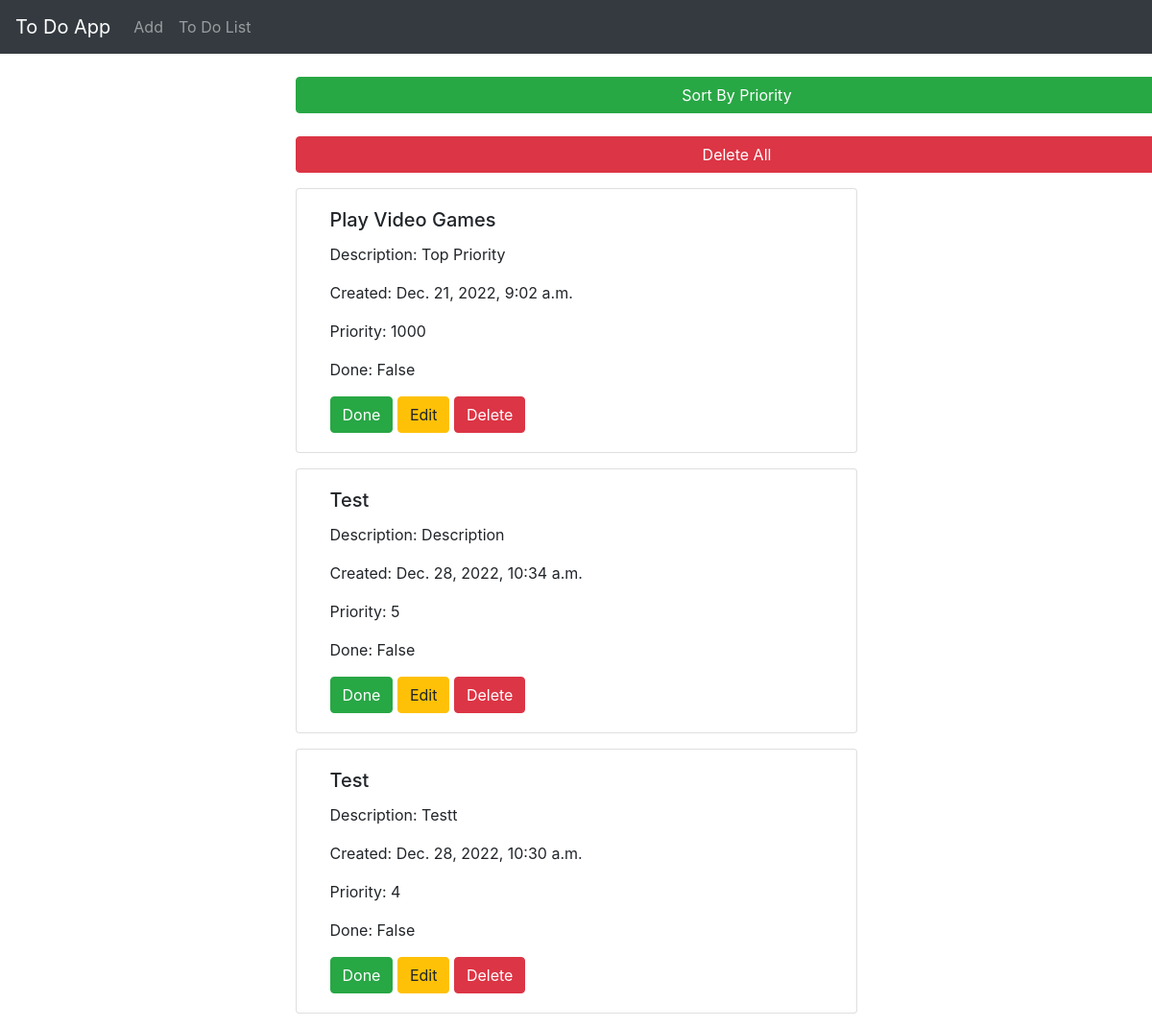
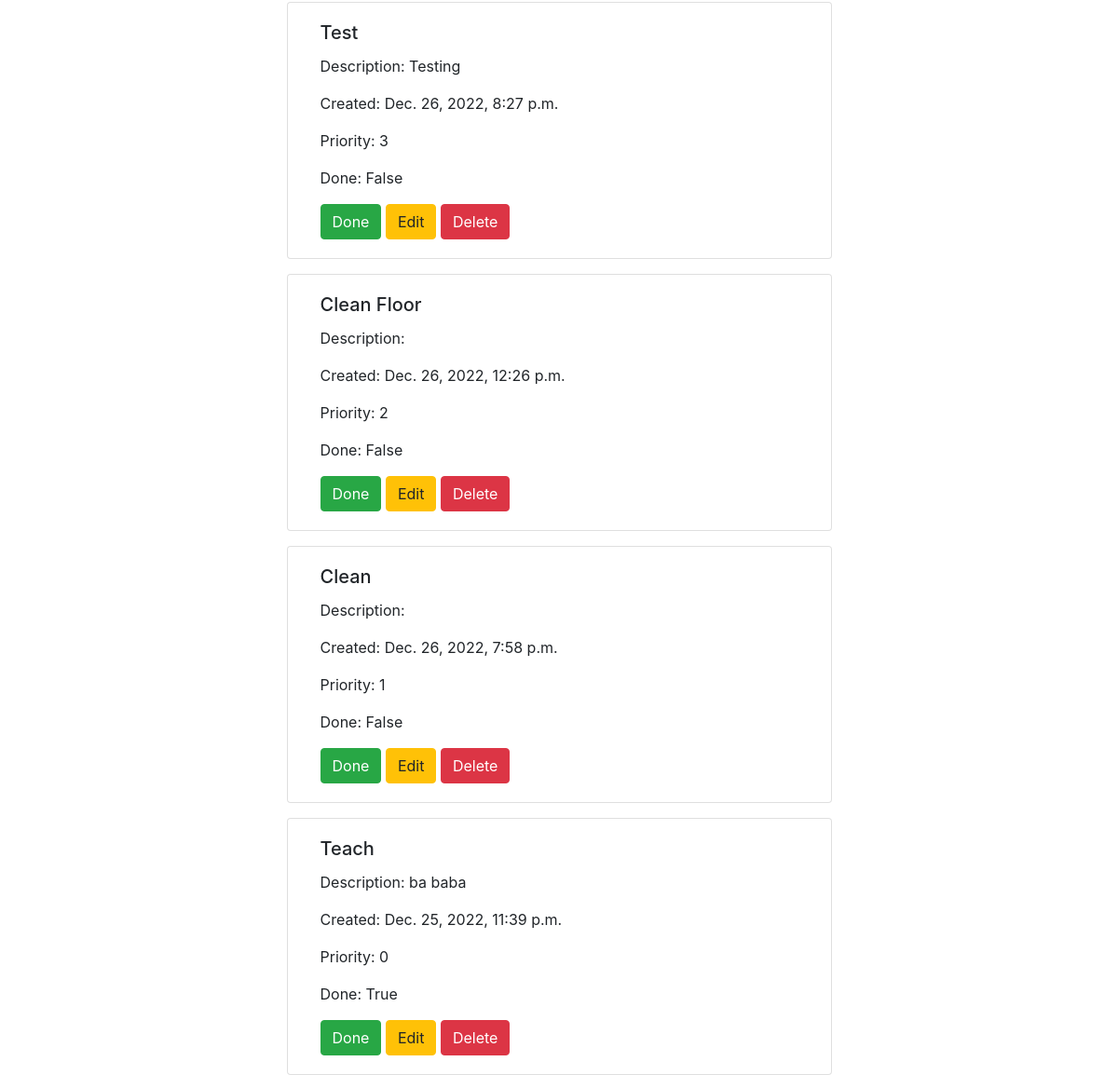
Screenshot of /sortdata with the database file from the repository (2 pictures, top to bottom).
### todoapp/models.py (models this page shows)
class Todo(models.Model):
    title = models.CharField(max_length=255)
    description = models.TextField()
    done = models.BooleanField(default=False)
    priority = models.IntegerField()
    created_at = models.DateTimeField(auto_now_add=True,null=True)

### todoapp/views.py (the view)
# urls.py: path('sortdata',views.sortdata,name='sortdata'),
def sortdata(request):
    mydictionary ={
        "alltodos" : Todo.objects.all().order_by('-priority')
    }
    return render(request,'list.html',context=mydictionary)

### templates/list.html (shortened to what this page needs)
{% extends 'index.html' %}
{% block content %}
<br/>
<div class="row">
  <div class="col-md-6" style="margin: 0 auto;">
    <a class="btn btn-success" href="{% url 'sortdata' %}" style="width: 920px">Sort By Priority</a>
    <br/>
    <br/>
    <a href="/deleteAll/" class="btn btn-danger" style="width: 920px">Delete All</a>
  </div>
</div>
{% for eachtodo in alltodos %}
<div class="row">
    <div class="col-md-6" style="margin:0 auto;">
        <div class="card container-fluid" style="margin-top: 1rem;">
            <div class="card-body">
              <h5 class="card-title">{{eachtodo.title}} </h5>
              <p class="card-text">Description: {{eachtodo.description}}</p>
              <p class="card-text">Created: {{eachtodo.created_at}}</p>
              <p class="card-text">Priority: {{eachtodo.priority}}</p>
              <p class="card-text">Done: {{eachtodo.done}}</p>
              <a href="/done/{{eachtodo.id}}" class="btn btn-success">Done</a>
              <a href="/edit/{{eachtodo.id}}" class="btn btn-warning">Edit</a>
              <a href="/delete/{{eachtodo.id}}" class="btn btn-danger">Delete</a>
            </div>
          </div>
    </div>
</div>
{% endfor %}
{% endblock %}

### rows the page displays
Todo: title "Play Video Games", description "Top Priority", created_at "Dec. 21, 2022, 9:02 a.m.", priority "1000", done "False"
Todo: title "Test", description "Description", created_at "Dec. 28, 2022, 10:34 a.m.", priority "5", done "False"
Todo: title "Test", description "Testt", created_at "Dec. 28, 2022, 10:30 a.m.", priority "4", done "False"
Todo: title "Test", description "Testing", created_at "Dec. 26, 2022, 8:27 p.m.", priority "3", done "False"
Todo: title "Clean Floor", created_at "Dec. 26, 2022, 12:26 p.m.", priority "2", done "False"
Todo: title "Clean", created_at "Dec. 26, 2022, 7:58 p.m.", priority "1", done "False"
Todo: title "Teach", description "ba baba", created_at "Dec. 25, 2022, 11:39 p.m.", priority "0", done "True"
